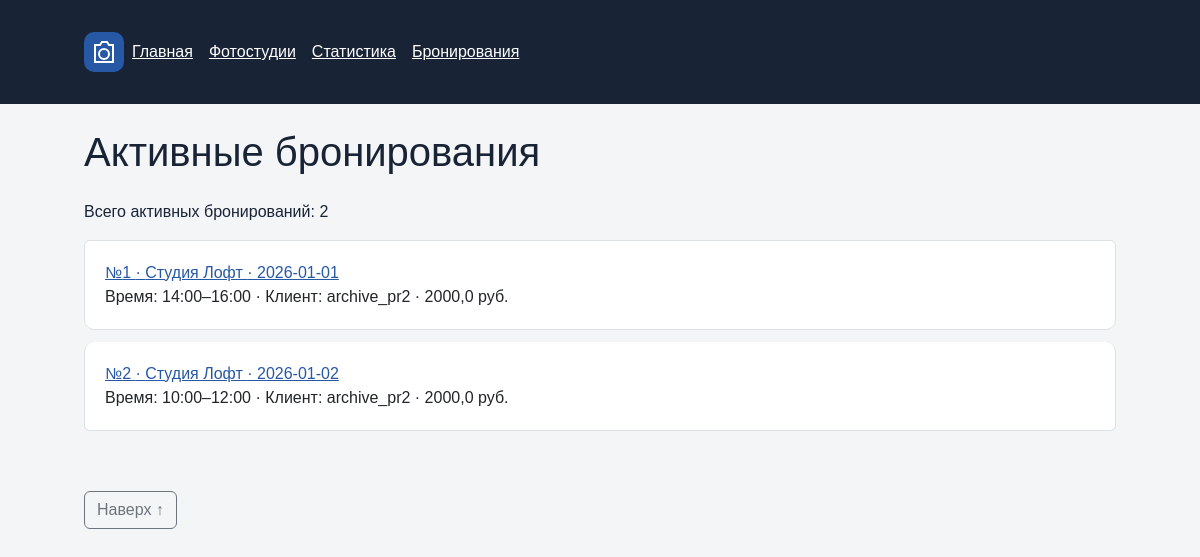
The page /bookings/ on the database its author committed.
### bookings/views.py (the view)
# urls.py: path("", views.bookings, name="list"),
@require_safe
def bookings(request: HttpRequest) -> HttpResponse:
    try:
        items = _rows("""SELECT b.id, b.booking_date, b.start_hour,
            b.end_hour, b.total_price, s.name AS studio_name,
            s.area, u.login AS user_login FROM bookings AS b
            JOIN studios AS s ON b.studio_id = s.id
            JOIN users AS u ON b.user_id = u.id
            WHERE b.is_cancelled = 0 ORDER BY b.booking_date""")
    except sqlite3.Error:
        return error_response(request, "Не удалось загрузить бронирования", 503)
    return render(request, "bookings/booking_list.html", {"bookings": items})

### bookings/views.py (called while the page is built)
def _rows(sql: str, params=()):
    connection = get_connection(settings.SQLITE_DB_PATH)
    try:
        return connection.execute(sql, params).fetchall()
    finally:
        connection.close()

### db/database.py (called while the page is built)
def get_connection(db_path: Path | None = None) -> sqlite3.Connection:
    if db_path is None:
        try:
            from django.conf import settings
            path = getattr(settings, "SQLITE_DB_PATH", DB_PATH)
        except ImportError:
            path = DB_PATH
    else:
        path = db_path
    connection = sqlite3.connect(path)
    connection.row_factory = sqlite3.Row
    connection.execute("PRAGMA foreign_keys = ON")
    return connection

### bookings/templates/bookings/booking_list.html (shortened to what this page needs)
{% extends "base.html" %}
{% block content %}<h1>Активные бронирования</h1><p>Всего активных бронирований: {{ bookings|length }}</p><ul class="list-group">{% for booking in bookings %}<li class="list-group-item"><a href="{% url 'bookings:detail' booking.id %}">№{{ booking.id }} · {{ booking.studio_name }} · {{ booking.booking_date }}</a><br>Время: {{ booking.start_hour }}:00–{{ booking.end_hour }}:00 · Клиент: {{ booking.user_login }} · {{ booking.total_price }} руб.{% empty %}<li class="list-group-item">Активных бронирований пока нет.</li>{% endfor %}</ul>{% endblock %}

### templates/base.html (shortened to what this page needs)
{% load static %}
<!doctype html>
<html lang="ru">
<head>
  <link rel="stylesheet" href="https://cdn.jsdelivr.net/npm/bootstrap@5.3.3/dist/css/bootstrap.min.css">
  <link rel="stylesheet" href="{% static 'homepage/css/style.css' %}">
</head>
<body>
  {% include "includes/navigation.html" %}
  <main class="container" id="page-top">
    {% block content %}{% endblock %}
  </main>
  <footer class="container">
    <button class="btn btn-outline-secondary" id="back-to-top" type="button" hidden>Наверх ↑</button>
  </footer>
</body>
</html>

### templates/includes/navigation.html
{% load static %}
<nav aria-label="Основная навигация">
  <div class="container navigation">
    <a href="{% url 'homepage:index' %}"><img class="studio-logo" src="{% static 'homepage/img/logo.svg' %}" alt="Фотостудии" width="40" height="40"> Главная</a>
    <a href="{% url 'studios:list' %}">Фотостудии</a>
    <a href="{% url 'bookings:statistics' %}">Статистика</a>
    <a href="{% url 'bookings:list' %}">Бронирования</a>
  </div>
</nav>

### homepage/static/homepage/css/style.css (style rules this page uses)
body { background: #f4f5f7; color: #182335; margin: 0; font-family: Arial, sans-serif; min-height: 100vh; }
.container { max-width: 1080px; margin: auto; padding: 24px; }
nav { background: #182335; }
.navigation { display: flex; align-items: center; flex-wrap: wrap; gap: 16px; }
nav a { color: white; display: inline-flex; align-items: center; gap: 8px; padding: 8px 0; }
a { color: #2758a5; }
h1 { margin: 0 0 24px; }
.card, .list-group-item { background: white; padding: 20px; border: 1px solid #dce1e8; border-radius: 10px; margin-bottom: 12px; overflow-wrap: anywhere; }

### rows shown on the page
bookings: id "2", studio_name "Студия Лофт", booking_date "2026-01-02", start_hour "10", end_hour "12", user_login "archive_pr2", total_price "2000,0"

### other values the page prints
{{ bookings|length }} "2"
{{ booking.id }} "1"
{{ booking.studio_name }} "Студия Лофт"
{{ booking.booking_date }} "2026-01-01"
{{ booking.start_hour }} "14"
{{ booking.end_hour }} "16"
{{ booking.user_login }} "archive_pr2"
{{ booking.total_price }} "2000,0"
